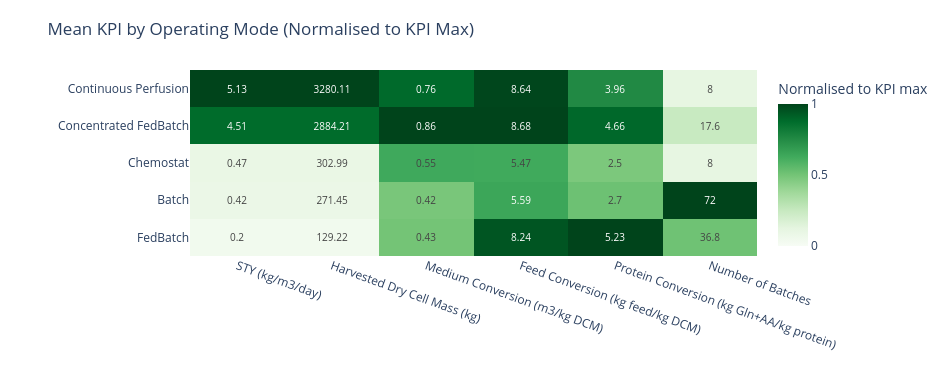

Notebook code cell kept with this figure:
### Markdown cell above
### 5.2 Mean KPI heatmap by operating mode

The heatmap uses the same aggregated `campaign_summary_table` and displays mean KPI values per operating mode.

### Code cell
# Heatmap of mean KPI values per operating mode, with optional normalization and annotations
import numpy as np
import plotly.graph_objects as go

if "campaign_summary_table" not in globals():
    raise ValueError("Run the campaign summary-table cell first.")

if "mode_order" not in globals() or not mode_order:
    raise ValueError("Run the shared plotting data initialization cell first.")

# Reuse same campaign filter convention as the lollipop overview
CAMPAIGN_FILTER = [CAMPAIGN_LABEL]
plot_tbl = campaign_summary_table.copy()
if CAMPAIGN_FILTER:
    plot_tbl = plot_tbl[plot_tbl["campaign"].isin(CAMPAIGN_FILTER)].copy()

if plot_tbl.empty:
    raise ValueError("No rows available after campaign filtering.")

kpi_order = [k for k in MAIN_KPIS if k in plot_tbl["kpi"].unique()]
if not kpi_order:
    raise ValueError("No matching KPI rows found in campaign_summary_table.")

# Reuse the mode ordering determined in the shared plotting initialization cell
mode_group_order = []
for m in mode_order:
    cm = canonical_mode(m)
    if cm not in mode_group_order:
        mode_group_order.append(cm)
mode_group_order = [m for m in mode_group_order if m in plot_tbl["mode_group"].astype(str).unique()]

# Pivot means to matrix: rows = operating mode, columns = KPI
heat_df = (
    plot_tbl[plot_tbl["kpi"].isin(kpi_order)]
    .pivot_table(index="mode_group", columns="kpi", values="mean_value", aggfunc="mean", observed=False)
    .reindex(index=mode_group_order, columns=kpi_order)
)

# Format values without scientific notation
def format_no_sci(v: float, max_decimals: int = 6) -> str:
    if pd.isna(v):
        return ""
    s = np.format_float_positional(float(v), precision=max_decimals, trim='-')
    if "." in s:
        s = s.rstrip("0").rstrip(".")
    return s

# Keep annotation as original mean values (no scientific notation)
text_vals = heat_df.map(lambda v: format_no_sci(v, max_decimals=2)).values

# Normalize per KPI column against a zero baseline and the observed column maximum
NORMALIZE_WITHIN_KPI = True
if NORMALIZE_WITHIN_KPI:
    heat_for_color = heat_df.divide(heat_df.max().replace(0, 1), axis=1)
    colorbar_title = "Normalised to KPI max"
else:
    heat_for_color = heat_df.copy()
    colorbar_title = "Mean KPI value"

x_labels = [KPI_LABELS_MAIN.get(k, k) for k in heat_df.columns]
y_labels = [str(v) for v in heat_df.index]

fig_hm = go.Figure(
    data=go.Heatmap(
        z=heat_for_color.values,
        x=x_labels,
        y=y_labels,
        text=text_vals,
        texttemplate="%{text}",
        textfont={"size": 10},
        colorscale="greens",
        zmin=0.0 if NORMALIZE_WITHIN_KPI else None,
        zmax=1.0 if NORMALIZE_WITHIN_KPI else None,
        colorbar={"title": colorbar_title},
        hovertemplate=(
            "<b>%{y}</b><br>"
            + "%{x}<br>"
            + "Value: %{text}<extra></extra>"
        ),
    )
)

fig_hm.update_layout(
    template="plotly_white",
    title="Mean KPI by Operating Mode (Normalised to KPI Max)",
    width=950,
    height=max(360, 90 + 55 * len(y_labels)),
    margin=dict(l=190, r=40, t=70, b=70),
)

fig_hm.update_xaxes(tickangle=20)
fig_hm.show()

### Figure 1 — Plotly figure (JSON) as saved in the notebook; plotly's stock layout.template omitted (floating-point values rounded to 4 significant figures)
{"data": [{"colorbar": {"title": {"text": "Normalised to KPI max"}}, "colorscale": [[0, "rgb(247,252,245)"], [0.125, "rgb(229,245,224)"], [0.25, "rgb(199,233,192)"], [0.375, "rgb(161,217,155)"], [0.5, "rgb(116,196,118)"], [0.625, "rgb(65,171,93)"], [0.75, "rgb(35,139,69)"], [0.875, "rgb(0,109,44)"], [1, "rgb(0,68,27)"]], "hovertemplate": "<b>%{y}</b><br>%{x}<br>Value: %{text}<extra></extra>", "text": [["0.2", "129.22", "0.43", "8.24", "5.23", "36.8"], ["0.42", "271.45", "0.42", "5.59", "2.7", "72"], ["0.47", "302.99", "0.55", "5.47", "2.5", "8"], ["4.51", "2884.21", "0.86", "8.68", "4.66", "17.6"], ["5.13", "3280.11", "0.76", "8.64", "3.96", "8"]], "textfont": {"size": 10}, "texttemplate": "%{text}", "type": "heatmap", "x": ["STY (kg/m3/day)", "Harvested Dry Cell Mass (kg)", "Medium Conversion (m3/kg DCM)", "Feed Conversion (kg feed/kg DCM)", "Protein Conversion (kg Gln+AA/kg protein)", "Number of Batches"], "y": ["FedBatch", "Batch", "Chemostat", "Concentrated FedBatch", "Continuous Perfusion"], "z": [[0.0394, 0.0394, 0.5011, 0.9489, 1.0, 0.5111], [0.08276, 0.08276, 0.4871, 0.644, 0.5162, 1.0], [0.09237, 0.09237, 0.6317, 0.63, 0.4788, 0.1111], [0.8793, 0.8793, 1.0, 1.0, 0.8907, 0.2444], [1.0, 1.0, 0.8826, 0.9946, 0.7568, 0.1111]], "zmax": 1, "zmin": 0}], "layout": {"height": 365, "margin": {"b": 70, "l": 190, "r": 40, "t": 70}, "title": {"text": "Mean KPI by Operating Mode (Normalised to KPI Max)"}, "width": 950, "xaxis": {"tickangle": 20}}}
